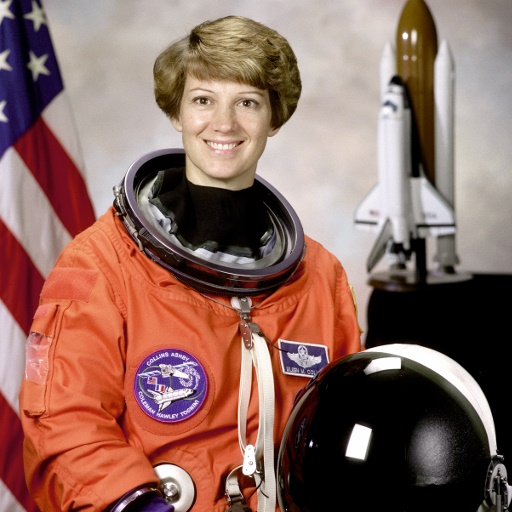
#> input picture Ch02/code/image.jpg, 512 x 512 px
$ python create_filter.py
#> lines starting #> are read from the running program, lines starting #| are printed output that depends on the picture
from PIL import Image
from PIL import ImageFilter

# The code opens an image named "image.jpg" and converts it to grayscale (L).
img = Image.open("image.jpg")
#> img is the input picture: PIL image 512x512 RGB; mean R, G, B 141.6, 105.8, 96.5
img = img.convert("L")
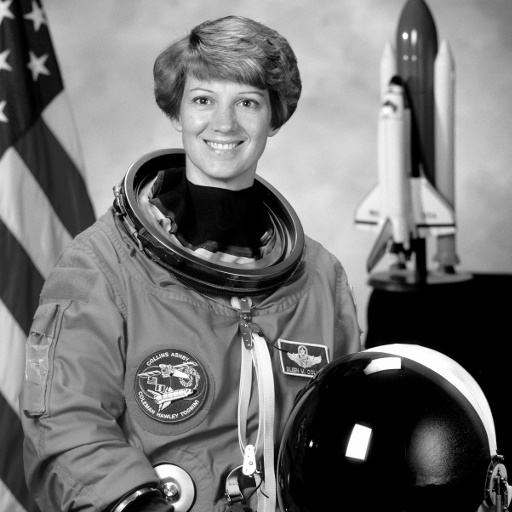
#> img: PIL image 512x512 L; min 0, max 255, mean 115.4

# This code creates a new image by applying a custom kernel filter to the grayscale image.
# The kernel is a 3x3 matrix with the following values:
#  1  0 -1
#  5  0 -5
#  1  0  1
# The filter is applied to each pixel in the image to produce a new value.
# The new value is then used to replace the original value in the output image.
new_img = img.filter(ImageFilter.Kernel((3,3),[1,0,-1,5,0,-5,1,0,1]))
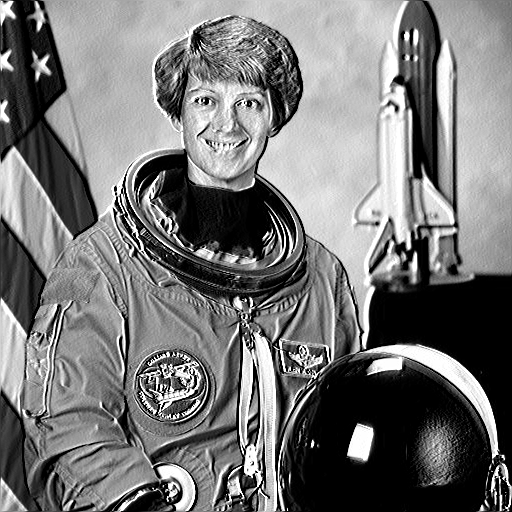
#> new_img: PIL image 512x512 L; min 0, max 255, mean 117.9

new_img.save("new_img.jpg")
new_img.show()
